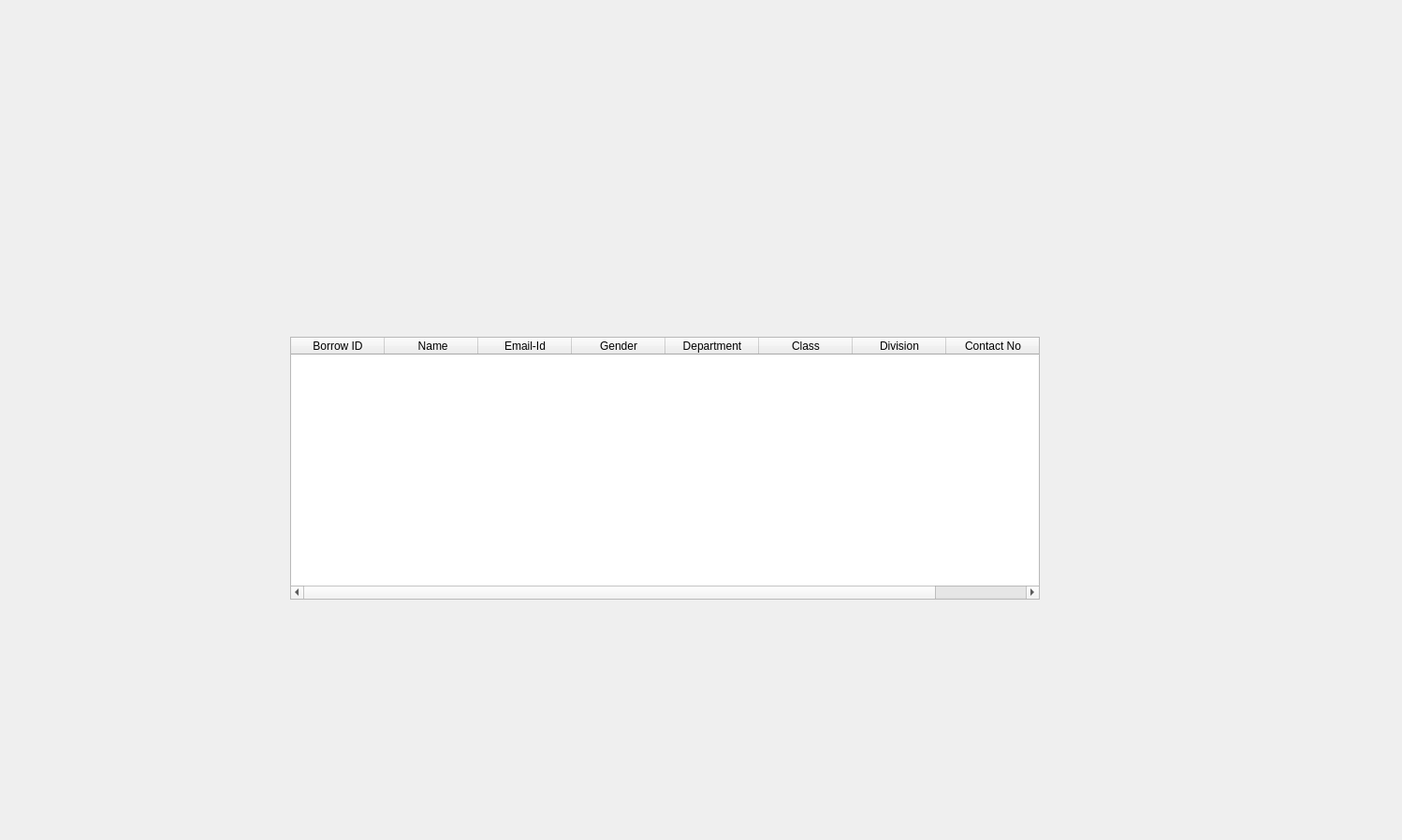
<?xml version="1.0" encoding="UTF-8"?>
<ui version="4.0">
 <class>Student_list</class>
 <widget class="QMainWindow" name="Student_list">
  <property name="geometry">
   <rect>
    <x>0</x>
    <y>0</y>
    <width>1498</width>
    <height>898</height>
   </rect>
  </property>
  <property name="windowTitle">
   <string>Student List</string>
  </property>
  <property name="windowIcon">
   <iconset resource="bookholics.qrc">
    <normaloff>:/image/1.png</normaloff>:/image/1.png</iconset>
  </property>
  <widget class="QWidget" name="centralwidget">
   <widget class="QTableWidget" name="student_details">
    <property name="geometry">
     <rect>
      <x>310</x>
      <y>360</y>
      <width>801</width>
      <height>281</height>
     </rect>
    </property>
    <column>
     <property name="text">
      <string>Borrow ID</string>
     </property>
    </column>
    <column>
     <property name="text">
      <string> Name</string>
     </property>
    </column>
    <column>
     <property name="text">
      <string>Email-Id</string>
     </property>
    </column>
    <column>
     <property name="text">
      <string>Gender</string>
     </property>
    </column>
    <column>
     <property name="text">
      <string>Department</string>
     </property>
    </column>
    <column>
     <property name="text">
      <string>Class</string>
     </property>
    </column>
    <column>
     <property name="text">
      <string>Division</string>
     </property>
    </column>
    <column>
     <property name="text">
      <string>Contact No</string>
     </property>
    </column>
   </widget>
   <widget class="QLabel" name="label">
    <property name="geometry">
     <rect>
      <x>470</x>
      <y>40</y>
      <width>441</width>
      <height>241</height>
     </rect>
    </property>
    <property name="styleSheet">
     <string notr="true">border-image: url(:/image/logo.jpg);</string>
    </property>
    <property name="text">
     <string/>
    </property>
   </widget>
  </widget>
 </widget>
 <resources>
  <include location="bookholics.qrc"/>
 </resources>
 <connections/>
</ui>
